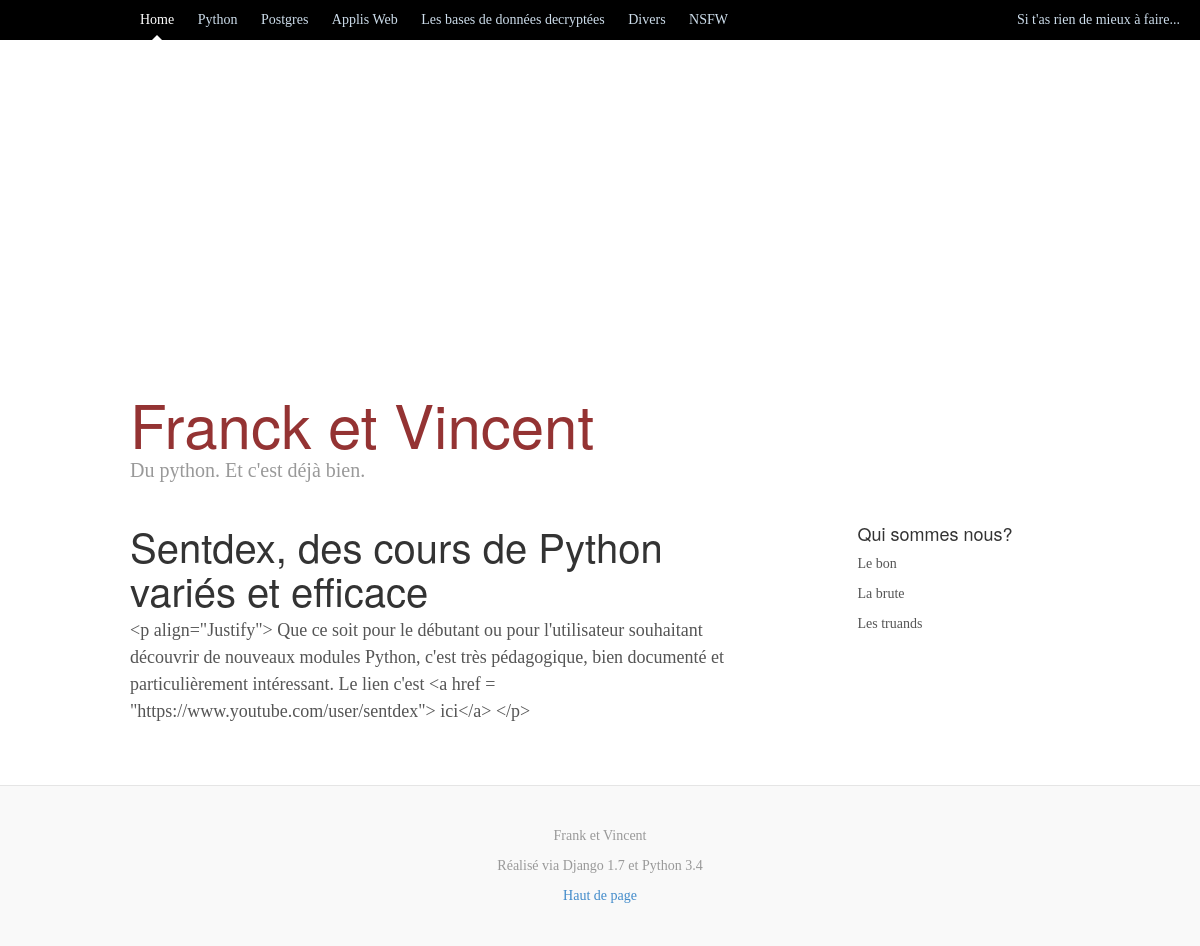
The app's page /Python with its own data.
### blog/models.py (models this page shows, shortened)
class Python(models.Model):
    title = models.CharField(max_length=200)
    body = models.TextField()
    slug = models.SlugField(max_length=200, unique=True)
    publish = models.BooleanField(default=True)
    created = models.DateTimeField(auto_now_add=True)
    modified = models.DateTimeField(auto_now=True)
    objects = PythonQuerySet.as_manager()
    class beta:
        verbose_name = "Python Entry"
        verbose_name_plural = "Python Entries"
        ordering = ["-created"]

### blog/views.py (the view)
# urls.py: url(r'^Python', views.BlogPython.as_view(), name="Python"),
class BlogPython(generic.ListView):
    queryset = models.Python.objects.published()
    template_name = "Python.html"
    paginate_by = 20

### templates/Python.html
{% extends "base.html" %}
{% load django_markdown %}
{% block blog_entries %}
{% for object in object_list %}
  <div class="post">
    <h2>{{ object.title }}</h2>
    {{ object.body|markdown }}
  </div>
{% endfor %}
{% endblock %}

### templates/base.html (shortened to what this page needs)
{% load staticfiles %}
<!DOCTYPE html>
<html lang="en">
  <head>
    <link rel="stylesheet" href="http://code.jquery.com/ui/1.10.3/themes/smoothness/jquery-ui.css" />
    <link href="{% static "css/bootstrap.min.css" %}" rel="stylesheet">
    <link href="{% static "css/blog.css" %}" rel="stylesheet">
    <link rel="stylesheet" href="http://cdn.leafletjs.com/leaflet-0.7.2/leaflet.css" />
    <link href="{% static "css/leafletmagnifyingglass.css" %}" rel="stylesheet" />
  </head>
  <body>
    <a href="http://www.luc-damas.fr/humeurs/"class="external_link";>Si t'as rien de mieux à faire...</a>
    <div class="blog-masthead">
      <div class="container">
        <nav class="blog-nav">
          <a class="blog-nav-item active" href="{% url "index" %}">Home</a>
          <a class="blog-nav-item" href="{% url "Python" %}">Python</a>
          <a class="blog-nav-item" href="{% url "postgres" %}">Postgres</a>
          <a class="blog-nav-item" href="{% url "web" %}">Applis Web</a>
          <a class="blog-nav-item" href="{% url "BDDD" %}">Les bases de données decryptées</a>
          <a class="blog-nav-item" href="{% url "Divers" %}">Divers</a>
          <a class="blog-nav-item" href="{% url "NSFW" %}">NSFW</a>
        </nav>
      </div>
    </div>
        <div id="map" ></div>
    <div class="container">
      <div class="blog-header">
        <h1 class="blog-title"> Franck et Vincent</h1>
        <p class="lead blog-description">Du python. Et c'est déjà bien.</p>
      </div>
      <div class="row">
        <div class="col-sm-8 blog-main">
          {% block blog_entries %} {% endblock %}
        </div>
        <div class="col-sm-3 col-sm-offset-1 blog-siwebar">
          <div class="siwebar-module siwebar-module-inset">
            <h4>Qui sommes nous?</h4>
            <p>Le bon</p>
            <p>La brute</p>
            <p>Les truands</p>
          </div>
        </div>
      </div>
    </div>
    <div class="blog-footer">
      <p>Frank et Vincent</p>
      <p>Réalisé via Django 1.7 et Python 3.4</p>
      <p>
        <a href="#">Haut de page</a>
      </p>
    </div>
  </body>
</html>

### static/css/blog.css (style rules this page uses)
body { font-family: Georgia, "Times New Roman", Times, serif; color: #555; }
h1, .h1, h2, .h2, h3, .h3, h4, .h4, h5, .h5, h6, .h6 { margin-top: 0; font-family: "Helvetica Neue", Helvetica, Arial, sans-serif; font-weight: normal; color: #333; }
@media (min-width: 1200px) { .container { width: 970px; } }
.blog-masthead { background-color: #000000; -webkit-box-shadow: inset 0 -2px 5px rgba(0,0,0,.1); box-shadow: inset 0 -2px 5px rgba(0,0,0,.1); }
.blog-nav-item { position: relative; display: inline-block; padding: 10px; font-weight: 500; color: #cdddeb; }
.external_link { position: absolute; right: 10px; display: inline-block; padding: 10px; font-weight: 500; color: #cdddeb; }
.blog-nav .active { color: #fff; }
.blog-nav .active:after { position: absolute; bottom: 0; left: 50%; width: 0; height: 0; margin-left: -5px; vertical-align: middle; content: " "; border-right: 5px solid transparent; border-bottom: 5px solid; border-left: 5px solid transparent; }
.blog-header { padding-top: 60px; padding-bottom: 20px; }
.blog-title { margin-top: 10px; margin-bottom: 0; font-size: 60px; font-weight: normal; color: #943333; }
.blog-description { font-size: 20px; color: #999; }
.blog-main { font-size: 18px; line-height: 1.5; }
.post { margin-bottom: 60px; }
div.post h2:first-child { margin-bottom: 5px; font-size: 40px; }
.blog-footer { padding: 40px 0; color: #999; text-align: center; background-color: #f9f9f9; border-top: 1px solid #e5e5e5; }
.blog-footer p:last-child { margin-bottom: 0; }

### templates/base.html (style rules this page uses)
html, body { height: 100%; }
#map { width:100%; height:280px; }

### records on screen
Python: title "Sentdex, des cours de Python variés et efficace", body "<p align=\"Justify\"> Que ce soit pour le débutant ou pour l'utilisateur souhaitant découvrir de nouveaux modules Python, c'est très pédagogique, bien documenté et particulièrement intéressant. Le lien c'est <a href = \"https://www.youtube.com/user/sentdex\"> ici</a> </p>"
